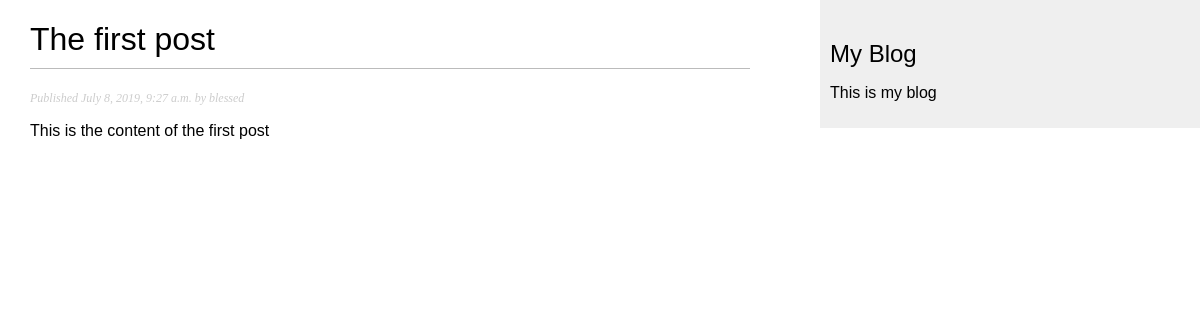
/blog/2019/7/8/first-post/, run on the app's committed database.
### blog/models.py (models this page shows, shortened)
class Post(models.Model):
    STATUS_CHOICES = (
        ('draft', 'Draft'),
        ('published', 'Published'),
    )
    title = models.CharField(max_length=250)
    slug = models.SlugField(max_length=250, unique_for_date='publish')
    author = models.ForeignKey(User,
                              on_delete=models.CASCADE,
                              related_name='blog_posts')
    body = models.TextField()
    publish = models.DateTimeField(default=timezone.now)
    created = models.DateTimeField(auto_now_add=True)
    updated = models.DateTimeField(auto_now=True)
    status = models.CharField(max_length=10,
                              choices=STATUS_CHOICES,
                              default='draft')
    objects = models.Manager()  # the default manager
    published = PublishedManager() # our custom manager
    class Meta:
        ordering = ('-publish',)

### blog/views.py (the view)
def post_detail(request, year, month, day, post):
    post = get_object_or_404(Post, slug=post,
                                   status='published',
                                   publish__year=year,
                                   publish__month=month,
                                   publish__day=day)
    return render(request, 'blog/post/detail.html', {'post':post})

### blog/templates/blog/post/detail.html (shortened to what this page needs)
{% extends 'blog/base.html' %}
{% block content %}
    <h1>{{ post.title }}</h1>
    <p class="date">
        Published {{ post.publish }} by {{ post.author }}
    </p>
    {{ post.body|linebreaks }}
{% endblock %}

### blog/static/css/blog.css (style rules this page uses)
body { margin:0; padding:0; font-family:helvetica, sans-serif; }
h1 { font-weight:normal; border-bottom:1px solid #bbb; padding:0 0 10px 0; }
p.date { color:#ccc; font-family: georgia, serif; font-size: 12px; font-style: italic; }

### data on the page
Post: title "The first post", publish "July 8, 2019, 9:27 a.m.", author "blessed", body "This is the content of the first post"
